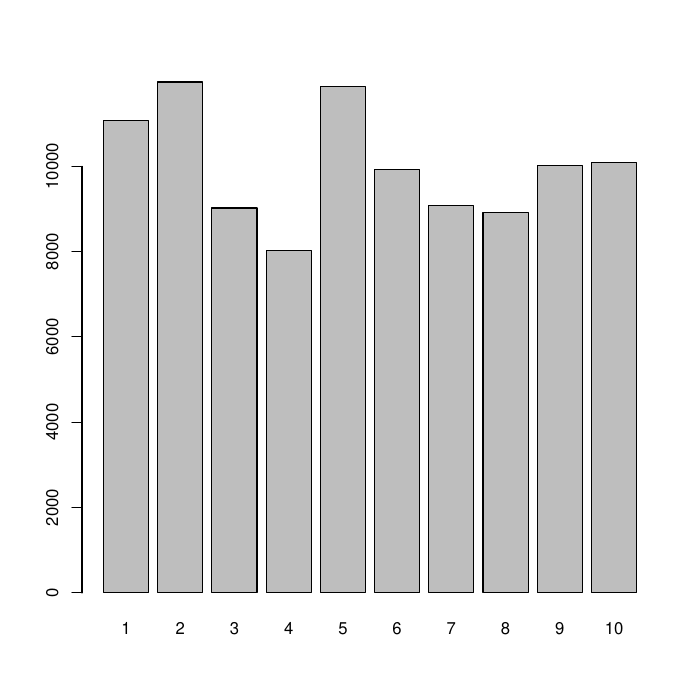

The script that saved this image:

getUniform <- function(L, R, times = 1) {
	return(floor((R - L + 1) * runif(times)) + L)
}

getVariable <- function(p, q, x, times) {
	ans <- NULL
	C <- max(p[q > 0] / q[q > 0])
	print(C)
	for(i in 1 : times) {
		Y <- getUniform(1, length(x))
		U <- runif(1)
		while(U * q[Y] * C > p[Y]){
			Y <- getUniform(1, length(x))
			U <- runif(1)
		}
		ans <- c(ans, x[Y])
	}
	return(ans)
}

pdf('AceptacionRechazo.pdf')

xx <- getVariable(c(0.11, 0.12, 0.09, 0.08, 0.12, 0.10, 0.09, 0.09, 0.10, 0.10), c(0.1, 0.1, 0.1, 0.1, 0.1, 0.1, 0.1, 0.1, 0.1, 0.1), c(1, 2, 3, 4, 5, 6, 7, 8, 9, 10), 100000)

print(table(xx))
barplot(table(xx))
